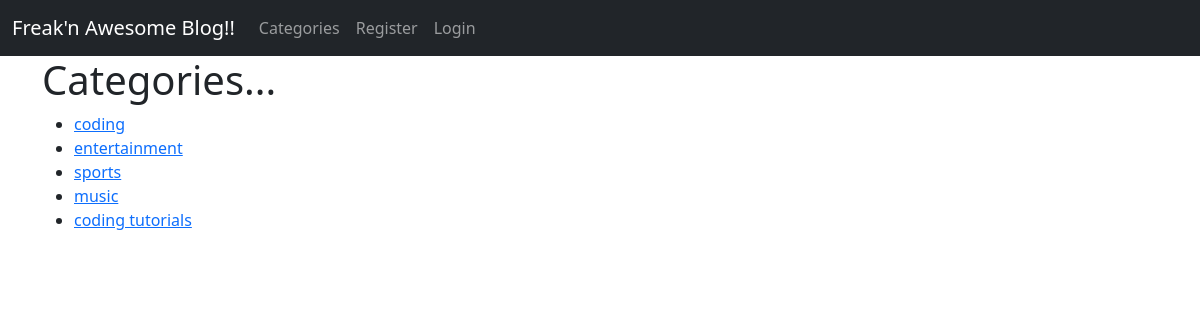
The page /category on the database its author committed.
### theblog/models.py (models this page shows, shortened)
class Category(models.Model):
    name = models.CharField(max_length=255)
    def __str__(self):
        return(self.name)

### theblog/views.py (the view)
# urls.py: path('category', CategoryListView.as_view(), name= 'category_list'),
class CategoryListView(ListView):
    model = Category
    template_name = 'category_list.html'
    context_object_name = 'category'

### theblog/templates/category_list.html (shortened to what this page needs)
{% extends 'base.html' %}
 {% block content %}
<h1>Categories...</h1>
 <ul>
     {% for cat in category %}
       <li> <a href="{% url 'category_body' cat|slugify %}">{{cat}}</a> </li>
     {% endfor %}
 </ul>
 {% endblock %}

### rows shown on the page
Category: name "coding"
Category: name "entertainment"
Category: name "sports"
Category: name "music"
Category: name "coding tutorials"
